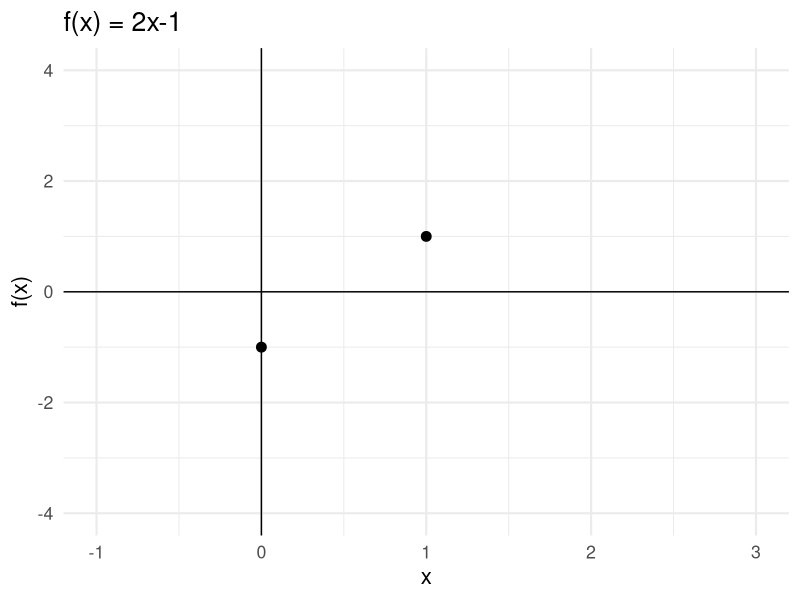
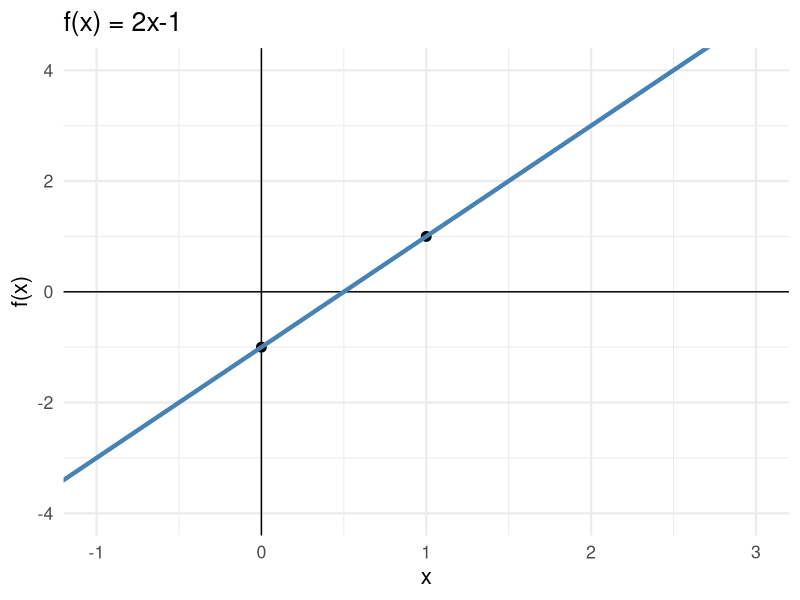
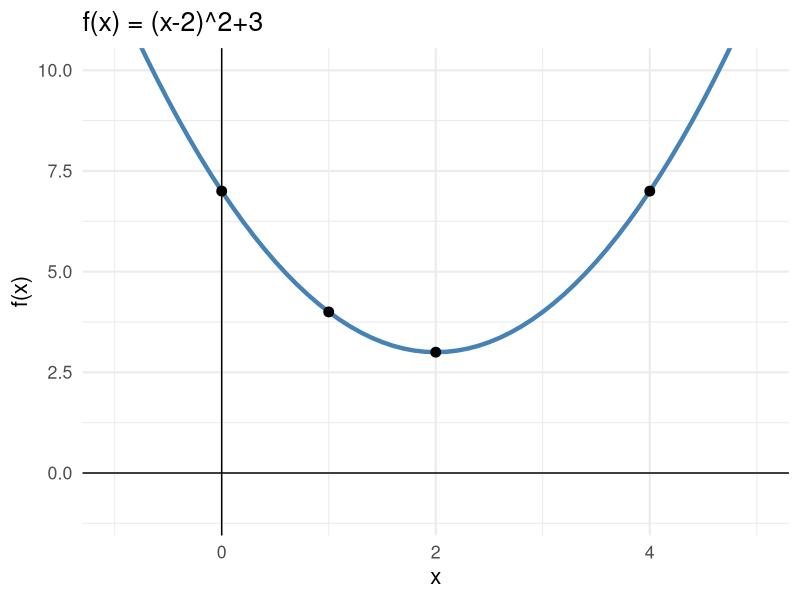
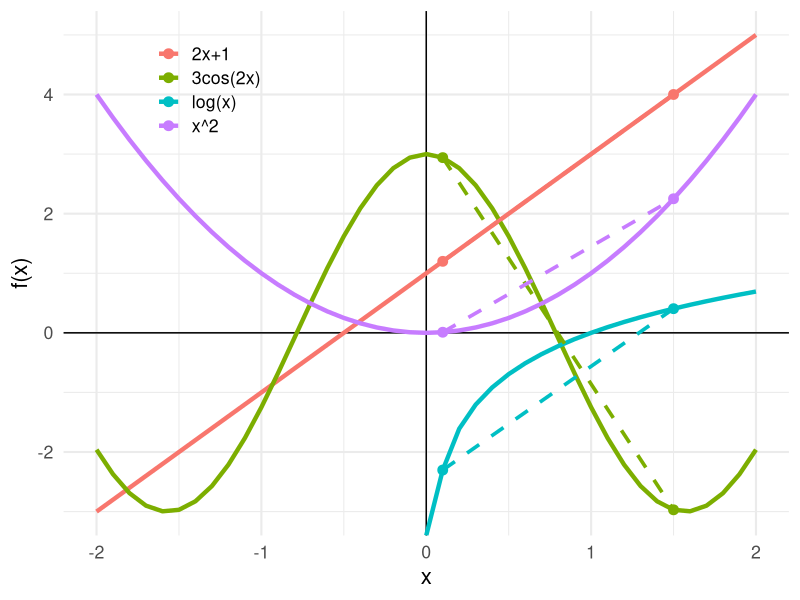
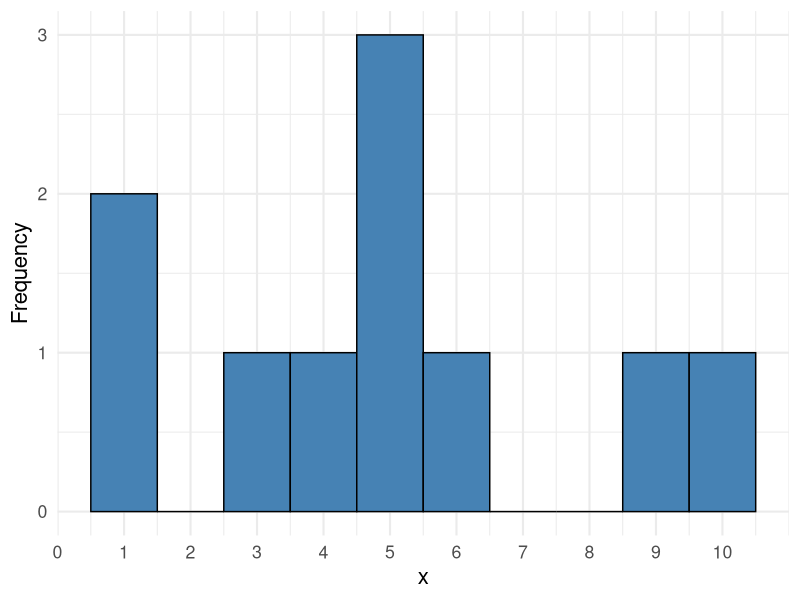
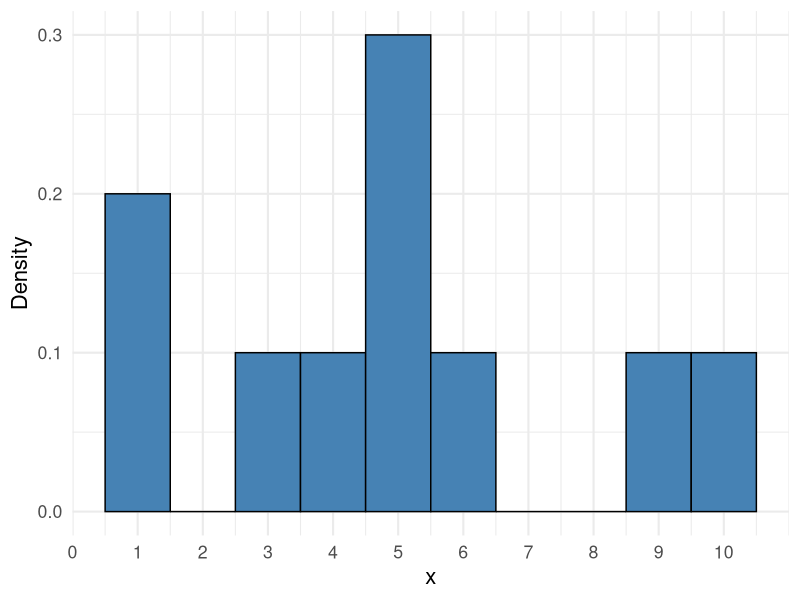
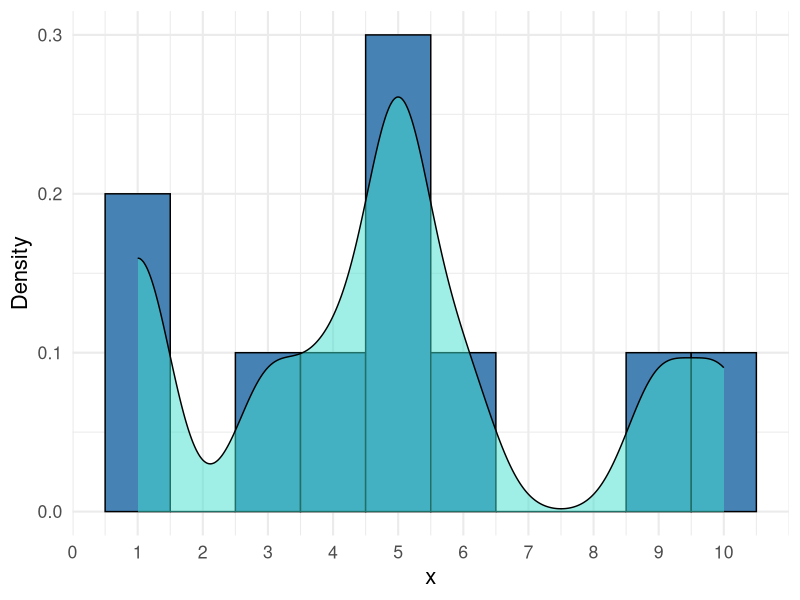
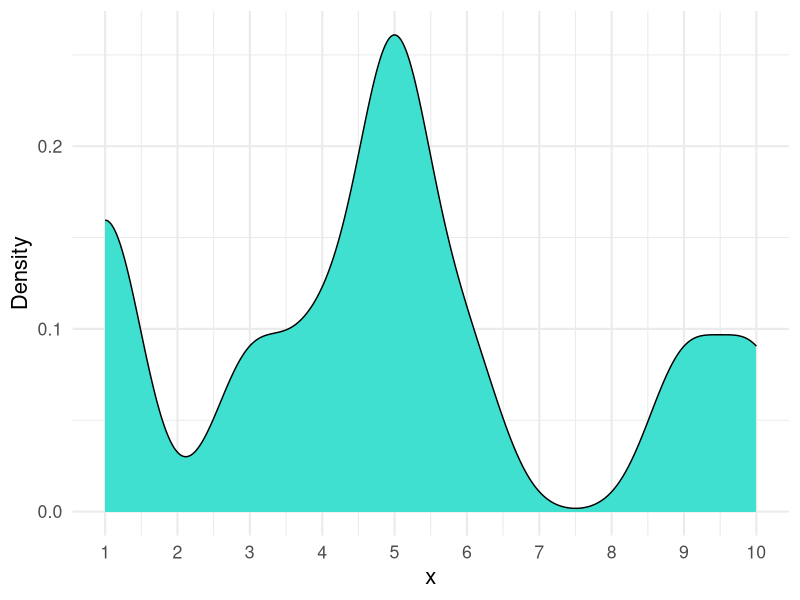

R code for these plots, in order:
## ---- chunk 1
knitr::opts_chunk$set(echo = FALSE, message = FALSE, warning = FALSE, error = FALSE)
## ---- chunk 2
library(tidyverse)
theme_set(theme_minimal(base_size = 16))
## ---- chunk 3
p <- tibble(x = c(0, 1),
       y = 2*x-1) |>
  ggplot(aes(x = x, y = y)) +
  geom_vline(xintercept = 0) +
  geom_hline(yintercept = 0) +
  geom_point(size = 3) +
  coord_cartesian(xlim = c(-1, 3), ylim = c(-4, 4)) +
  labs(x = "x", y = "f(x)", title = "f(x) = 2x-1")
p
## ---- chunk 4
p +
  geom_abline(intercept = -1, slope = 2, color = "steelblue", linewidth = 1.5)
## ---- chunk 5
tibble(x = seq(-1, 5, 0.1),
       y = (x-2)^2+3) |>
  ggplot(aes(x = x, y = y)) +
  geom_vline(xintercept = 0) +
  geom_hline(yintercept = 0) +
  geom_line(linewidth = 1.5, color = "steelblue") +
  geom_point(data = tibble(x = c(0,1,2,4), y = c(7,4,3,7)), size = 3) +
  coord_cartesian(xlim = c(-1, 5), ylim = c(-1, 10)) +
  labs(x = "x", y = "f(x)", title = "f(x) = (x-2)^2+3")
## ---- chunk 6
d <- tibble(x = seq(-2, 2, 0.1),
       `x^2` = x^2,
       `2x+1` = 2*x+1,
       `log(x)` = log(x),
       `3cos(2x)` = 3*cos(2*x)) |>
  pivot_longer(-x)
ggplot(d, aes(x, value, color = name)) +
  geom_hline(yintercept = 0) +
  geom_vline(xintercept = 0) +
  geom_line(linewidth = 1.5) +
  geom_point(data = filter(d, round(x, 1) %in% c(0.1, 1.5)), size = 3) +
  geom_path(data = filter(d, round(x, 1) %in% c(0.1, 1.5)), linetype = "dashed", linewidth = 1.25) +
  labs(x = "x", y = "f(x)") +
  theme(legend.title = element_blank(),
        legend.position = c(0.2, 0.85))
## ---- chunk 7
d <- tibble(x = c(1,1,3,4,5,5,5,6,9,10))
cat(paste0("(", paste(d$x, collapse = ", "), ")"))
## ---- chunk 8
d |>
  ggplot(aes(x = x)) +
  geom_histogram(binwidth = 1, fill = "steelblue", color = "black") +
  labs(x = "x", y = "Frequency") +
  scale_x_continuous(breaks = seq(0, 10, 1))
## ---- chunk 9
cat(paste0("(", paste(d$x, collapse = ", "), ")"))
## ---- chunk 10
d |>
  ggplot(aes(x = x)) +
  geom_histogram(aes(y = after_stat(density)), binwidth = 1, fill = "steelblue", color = "black") +
  labs(x = "x", y = "Density") +
  scale_x_continuous(breaks = seq(0, 10, 1))
## ---- chunk 11
cat(paste0("(", paste(d$x, collapse = ", "), ")"))
## ---- chunk 12
d |>
  ggplot(aes(x = x)) +
  geom_histogram(aes(y = after_stat(density)), binwidth = 1, fill = "steelblue", color = "black") +
  geom_density(bw = 0.5, fill = "turquoise", color = "black", alpha = 0.5) +
  labs(x = "x", y = "Density") +
  scale_x_continuous(breaks = seq(0, 10, 1))
## ---- chunk 13
cat(paste0("(", paste(d$x, collapse = ", "), ")"))
## ---- chunk 14
d |>
  ggplot(aes(x = x)) +
  geom_density(bw = 0.5, fill = "turquoise", color = "black") +
  labs(x = "x", y = "Density") +
  scale_x_continuous(breaks = seq(0, 10, 1))
## ---- chunk 15
d |>
  ggplot(aes(x = x)) +
  geom_histogram(aes(y = after_stat(density)), binwidth = 1,
                 fill = "steelblue", color = "black") +
  stat_ecdf(color = "firebrick1", linewidth = 1.5) +
  labs(x = "x", y = "Density") +
  scale_x_continuous(breaks = seq(0, 10, 1)) +
  scale_y_continuous(breaks = seq(0, 1, 0.1)) +
  labs(y = "PDF / CDF")
